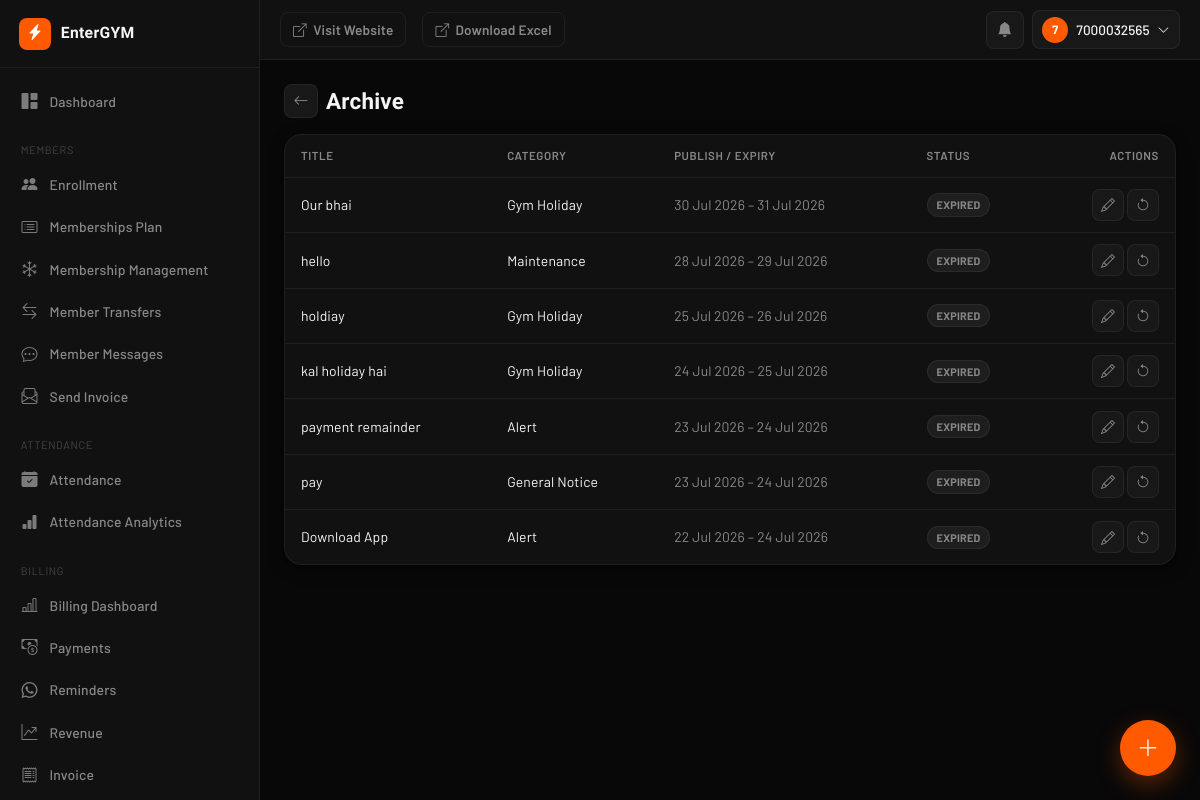
/owner/announcements/archive/ (signed in), run on an earlier commit of the app's database.
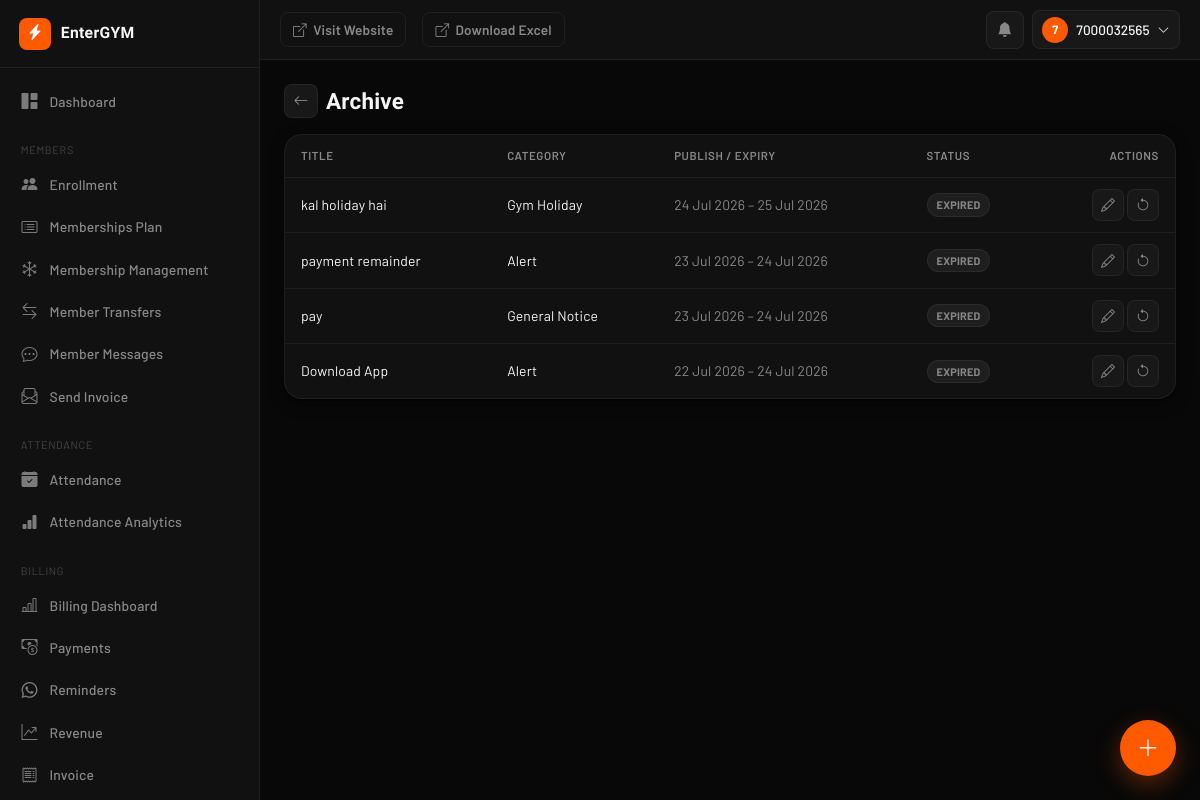
And on a later commit of the database.
### announcements/models.py (models this page shows, shortened)
class Announcement(models.Model):
    class Category(models.TextChoices):
        OFFER            = 'offer',            'Offer'
        INSTRUCTION      = 'instruction',       'Instruction'
        ALERT            = 'alert',             'Alert'
        HOLIDAY          = 'holiday',           'Gym Holiday'
        NEW_PLAN         = 'new_plan',          'New Plan'
        EVENT            = 'event',             'Event'
        MAINTENANCE      = 'maintenance',       'Maintenance'
        PAYMENT_REMINDER = 'payment_reminder',  'Payment Reminder'
        TRAINER_UPDATE   = 'trainer_update',    'Trainer Update'
        GENERAL          = 'general',           'General Notice'
    class Priority(models.TextChoices):
        HIGH   = 'high',   'High'
        MEDIUM = 'medium', 'Medium'
        LOW    = 'low',    'Low'
    class Audience(models.TextChoices):
        ALL              = 'all',              'All Members'
        ACTIVE           = 'active',           'Only Active Members'
        EXPIRED          = 'expired',          'Expired Members'
        EXPIRING_SOON    = 'expiring_soon',    'Members Expiring in 3 Days'
        PLAN             = 'plan',             'Members of Specific Plan'
        TRAINER          = 'trainer',          'Members of Specific Trainer'
        SPECIFIC         = 'specific',         'Specific Members'
    gym = models.ForeignKey(Gym, on_delete=models.CASCADE, db_index=True, related_name='announcements')
    objects = GymManager()
    title       = models.CharField(max_length=150)
    description = models.TextField(help_text="Rich text (HTML from the editor). Sanitized on save.")
    announcement_type = models.CharField(max_length=20, choices=Category.choices, default=Category.GENERAL)
    priority    = models.CharField(max_length=10, choices=Priority.choices, default=Priority.MEDIUM, db_index=True)
    image      = CloudinaryField('announcement_image', null=True, blank=True)
    attachment = CloudinaryField(
        'announcement_attachment', null=True, blank=True, resource_type='raw',
    )
    external_link = models.URLField(blank=True)
    publish_at = models.DateTimeField(default=timezone.now, db_index=True)
    expires_at = models.DateTimeField(null=True, blank=True, db_index=True)
    is_active  = models.BooleanField(default=True, db_index=True)
    show_popup    = models.BooleanField(default=False)
    show_banner   = models.BooleanField(default=False)
    show_web      = models.BooleanField(default=True)
    show_mobile   = models.BooleanField(default=True)
    send_push     = models.BooleanField(default=False)
    require_read  = models.BooleanField(
        default=False,
        help_text="If set, High-priority popups stay until the member explicitly presses Mark as Read "
                   "(Dismiss alone does not satisfy this).",
    )
    pin_home = models.BooleanField(default=False)
    target_audience = models.CharField(max_length=20, choices=Audience.choices, default=Audience.ALL)
    target_plan     = models.ForeignKey(MembershipPlan, on_delete=models.SET_NULL, null=True, blank=True, related_name='+')
    target_trainer  = models.ForeignKey(AuthFitTrainer, on_delete=models.SET_NULL, null=True, blank=True, related_name='+')
    target_members  = models.ManyToManyField(User, blank=True, related_name='targeted_announcements')
    push_sent_at    = models.DateTimeField(null=True, blank=True)
    push_sent_count = models.PositiveIntegerField(default=0)
    view_count      = models.PositiveIntegerField(
        default=0,
        help_text="Incremented once per member the first time it enters their home/center feed. "
                   "Best-effort counter, not a unique-visitor guarantee.",
    )
    created_by = models.ForeignKey(User, on_delete=models.SET_NULL, null=True, blank=True, related_name='+')
    created_at = models.DateTimeField(auto_now_add=True)
    updated_at = models.DateTimeField(auto_now=True)
    class Meta:
        ordering = ['-pin_home', '-publish_at']
        indexes = [
            models.Index(fields=['gym', 'is_active', 'publish_at']),
            models.Index(fields=['gym', 'announcement_type']),
            models.Index(fields=['gym', 'priority']),
        ]
        verbose_name = 'Announcement'
        verbose_name_plural = 'Announcements'
    @property
    def is_expired(self) -> bool:
        return bool(self.expires_at and timezone.now() > self.expires_at)

### announcements/views.py (the view)
# urls.py: path('owner/announcements/archive/', views.announcement_archive, name='announcement_archive'),
@announcement_admin_required
def announcement_archive(request):
    gym = _current_gym(request)
    qs = Announcement.objects.filter(
        Q(is_active=False) | Q(expires_at__lt=timezone.now())
    ).order_by('-updated_at')
    if gym:
        qs = qs.filter(gym=gym)
    elif not request.user.is_superuser:
        qs = qs.none()
    paginator = Paginator(qs, 20)
    page_obj = paginator.get_page(request.GET.get('page'))
    return render(request, 'announcements/owner/archive.html', {'page_obj': page_obj})

### AuthFit/colorutils.py (called while the page is built)
def _clean_hex(hex_color):
    hex_color = (hex_color or '#ff5a00').lstrip('#')
    if not re.fullmatch(r'[0-9a-fA-F]{6}', hex_color):
        hex_color = 'ff5a00'
    return hex_color

def hex_to_rgba(hex_color, alpha):
    h = _clean_hex(hex_color)
    r, g, b = int(h[0:2], 16), int(h[2:4], 16), int(h[4:6], 16)
    return f'rgba({r},{g},{b},{alpha})'

def lighten(hex_color, amount=0.15):
    h = _clean_hex(hex_color)
    r, g, b = int(h[0:2], 16), int(h[2:4], 16), int(h[4:6], 16)
    r = min(255, int(r + (255 - r) * amount))
    g = min(255, int(g + (255 - g) * amount))
    b = min(255, int(b + (255 - b) * amount))
    return f'#{r:02x}{g:02x}{b:02x}'

### AuthFit/context_processors.py (called while the page is built, shortened)
def saas_config(request):
    return {
        'BASE_DOMAIN': os.environ.get('BASE_DOMAIN', 'entergym.in'),
    }

def _user_hash(uid: int) -> str:
    return hmac.new(
        settings.SECRET_KEY.encode("utf-8"),
        str(uid).encode("utf-8"),
        hashlib.sha256,
    ).hexdigest()[:16]

def gym_context(request):
    gym = getattr(request, 'gym', None)
    if gym is None:
        return {'gym': None, 'favicon_url': None, 'logo_url': None}

### Gym/mixins.py (called while the page is built)
    def get_queryset(self):
        return GymQuerySet(self.model, using=self._db)

### announcements/templates/announcements/owner/archive.html (shortened to what this page needs)
{% extends "dashboard/base.html" %}
{% block content %}
<div class="d-flex align-items-center gap-2 mb-3">
  <a href="{% url 'announcement_list' %}" class="db-back-btn"><i class="bi bi-arrow-left"></i></a>
  <h1 class="db-page-title" style="font-size:1.4rem;">Archive</h1>
</div>
<div class="db-card p-0">
  <div class="table-responsive">
    <table class="table db-table align-middle mb-0">
      <thead>
        <tr>
          <th>Title</th>
          <th>Category</th>
          <th>Publish / Expiry</th>
          <th>Status</th>
          <th class="text-end">Actions</th>
        </tr>
      </thead>
      <tbody>
        {% for a in page_obj %}
        <tr>
          <td>{{ a.title }}</td>
          <td>{{ a.get_announcement_type_display }}</td>
          <td class="small" style="color:var(--text-mid);">
            {{ a.publish_at|date:"d M Y" }}{% if a.expires_at %} – {{ a.expires_at|date:"d M Y" }}{% endif %}
          </td>
          <td>
            {% if a.is_expired %}<span class="db-badge-pill db-badge-neutral">Expired</span>
            {% else %}<span class="db-badge-pill db-badge-neutral">Inactive</span>{% endif %}
          </td>
          <td class="text-end">
            <a href="{% url 'announcement_edit' a.pk %}" class="btn btn-sm db-btn-icon" title="Edit"><i class="bi bi-pencil"></i></a>
            <form method="post" action="{% url 'announcement_toggle_active' a.pk %}" class="d-inline">
              <button class="btn btn-sm db-btn-icon db-btn-icon-success" title="Reactivate"><i class="bi bi-arrow-counterclockwise"></i></button>
            </form>
          </td>
        </tr>
        {% empty %}
        <tr><td colspan="5" class="text-center py-5" style="color:var(--text-mid);">Nothing archived.</td></tr>
        {% endfor %}
      </tbody>
    </table>
  </div>
</div>
{% endblock %}

What changed in the data, as far as the page shows it:
removed Announcement: title "Our bhai", announcement_type "Gym Holiday", publish_at "30 Jul 2026", expires_at "31 Jul 2026", shows "EXPIRED"
removed Announcement: title "hello", announcement_type "Maintenance", publish_at "28 Jul 2026", expires_at "29 Jul 2026", shows "EXPIRED"
removed Announcement: title "holdiay", announcement_type "Gym Holiday", publish_at "25 Jul 2026", expires_at "26 Jul 2026", shows "EXPIRED"
